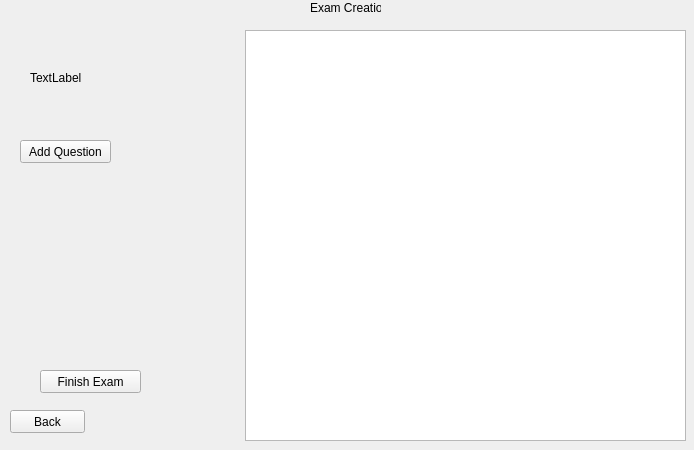
<?xml version="1.0" encoding="UTF-8"?>
<ui version="4.0">
 <class>ExamCreation</class>
 <widget class="QWidget" name="ExamCreation">
  <property name="geometry">
   <rect>
    <x>0</x>
    <y>0</y>
    <width>694</width>
    <height>450</height>
   </rect>
  </property>
  <property name="windowTitle">
   <string>Form</string>
  </property>
  <widget class="QLabel" name="label">
   <property name="geometry">
    <rect>
     <x>310</x>
     <y>0</y>
     <width>71</width>
     <height>16</height>
    </rect>
   </property>
   <property name="text">
    <string>Exam Creation</string>
   </property>
  </widget>
  <widget class="QTableView" name="tableView">
   <property name="geometry">
    <rect>
     <x>245</x>
     <y>30</y>
     <width>441</width>
     <height>411</height>
    </rect>
   </property>
  </widget>
  <widget class="QLabel" name="label_2">
   <property name="geometry">
    <rect>
     <x>30</x>
     <y>70</y>
     <width>291</width>
     <height>16</height>
    </rect>
   </property>
   <property name="text">
    <string>TextLabel</string>
   </property>
  </widget>
  <widget class="QPushButton" name="pushButton">
   <property name="geometry">
    <rect>
     <x>20</x>
     <y>140</y>
     <width>91</width>
     <height>23</height>
    </rect>
   </property>
   <property name="text">
    <string>Add Question</string>
   </property>
  </widget>
  <widget class="QPushButton" name="pushButton_2">
   <property name="geometry">
    <rect>
     <x>40</x>
     <y>370</y>
     <width>101</width>
     <height>23</height>
    </rect>
   </property>
   <property name="text">
    <string>Finish Exam</string>
   </property>
  </widget>
  <widget class="QPushButton" name="pushButton_3">
   <property name="geometry">
    <rect>
     <x>10</x>
     <y>410</y>
     <width>75</width>
     <height>23</height>
    </rect>
   </property>
   <property name="text">
    <string>Back</string>
   </property>
  </widget>
 </widget>
 <resources/>
 <connections/>
</ui>
